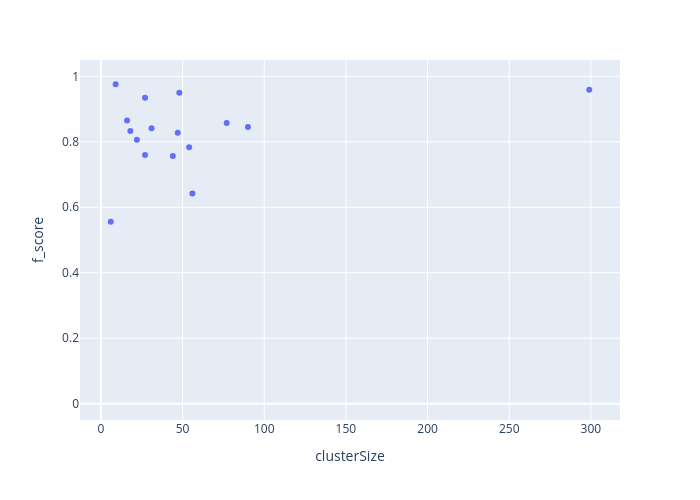

The cell this chart's notebook holds for it:
### Markdown cell above
#### Plotting metrics vs clusterSize

### Code cell
ns.pl.scatter_w_clusterSize(results, "f_score", save = True, output_folder = output_folder, outputfilename_prefix = outputfilename_prefix)

### Figure 1 — Plotly figure (JSON) as saved in the notebook; plotly's stock layout.template omitted (floating-point values rounded to 4 significant figures)
{"data": [{"hovertemplate": "<b>%{hovertext}</b><br><br>clusterSize=%{x}<br>f_score=%{y}<extra></extra>", "hovertext": ["e1_e299_SLC17A7_L5b_Cdh13", "g1_g48_GLI3_Astro_Gja1", "g2_g27_APBB1IP_Micro_Ctss", "g3_g18_GPNMB_OPC_Pdgfra", "g4_g9_MOG_Oligo_Opalin", "i10_i16_TSPAN12_Vip_Mybpc1", "i11_i6_EGF_Vip_Mybpc1", "i1_i90_COL5A2_Ndnf_Car4", "i2_i77_LHX6_Sst_Cbln4", "i3_i56_BAGE2_Ndnf_Cxcl14", "i4_i54_MC4R_Ndnf_Cxcl14", "i5_i47_TRPC3_Ndnf_Car4", "i6_i44_GPR149_Vip_Mybpc1", "i7_i31_CLMP_Ndnf_Cxcl14", "i8_i27_SNCG_Vip_Mybpc1", "i9_i22_TAC3_Vip_Mybpc1"], "legendgroup": "", "marker": {"color": "#636efa", "symbol": "circle"}, "mode": "markers", "name": "", "orientation": "v", "showlegend": false, "type": "scatter", "x": [299, 48, 27, 18, 9, 16, 6, 90, 77, 56, 54, 47, 44, 31, 27, 22], "xaxis": "x", "y": [0.9588, 0.95, 0.9346, 0.8333, 0.9756, 0.8654, 0.5556, 0.8453, 0.8571, 0.6419, 0.7831, 0.8278, 0.7566, 0.8411, 0.7595, 0.8065], "yaxis": "y"}], "layout": {"height": 500, "legend": {"tracegroupgap": 0}, "margin": {"t": 60}, "width": 700, "xaxis": {"anchor": "y", "domain": [0, 1], "title": {"text": "clusterSize"}}, "yaxis": {"anchor": "x", "domain": [0, 1], "range": [-0.05, 1.05], "title": {"text": "f_score"}}}}
